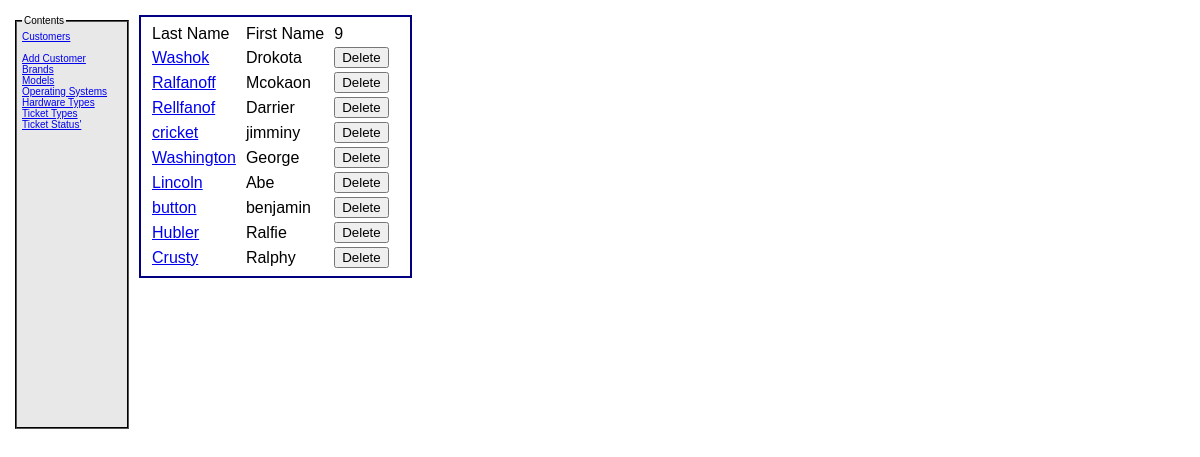
Screenshot of /model/customers/customersDisplayForm.php with the database file from the repository.
### tables this page shows
CREATE TABLE IF NOT EXISTS `information` (
`primkey` int(11) NOT NULL,
  `nameFirst` text NOT NULL,
  `nameLast` text NOT NULL,
  `phoneNumber` text NOT NULL,
  `streetAddress` text NOT NULL,
  `city` text NOT NULL,
  `state` text NOT NULL,
  `ticketNumbers` text NOT NULL
);

### model/customers/customersDisplayForm.php (the view, shortened to what this page needs)
<?php
include_once 'customerDB.php';
$sql = "SELECT `nameFirst`, `nameLast`, `primkey` FROM `information`";
$statement = $customersconn->prepare($sql);
$statement->execute();
$customers = $statement->fetchAll();
?>
<!DOCTYPE html>
<html>
    <head>
        <link rel="stylesheet" type="text/css" href="../../main.css">
    </head>
    <div>
        <fieldset id="leftColumn">
            <legend>Contents</legend>
            <a href="customersDisplayForm.php">Customers</a><br><br>
            <a href="../../index.php">Add Customer</a><br>
            <a href="../categories/brandsDisplayForm.php">Brands</a><br>
            <a href="../categories/modelDisplayForm.php">Models</a><br>
            <a href="../categories/OSDisplayForm.php">Operating Systems</a><br>
            <a href="../categories/typesDisplayForm.php">Hardware Types</a><br>
            <a href="../categories/ticketTypeDisplayForm.php">Ticket Types</a><br>
            <a href="../categories/ticketStatusDisplayForm.php">Ticket Status'</a><br>
        </fieldset>
    </div>
    <body>
        <main>
            <div>
                <table>
                <tr>
                    <td>Last Name</td>
                    <td>First Name</td>
                    <td><?php echo count($customers)?></td>
                    <td></td>
                </tr>
                <?php foreach ($customers as $customer) : ?>
                    <tr>
                        <td> <a href="customerInfo.php?primkey=<?php echo $customer['primkey']?>"><?php echo $customer['nameLast']?></a></td>
                        <td> <?php echo $customer['nameFirst']?></td>
                        <td> <form action="deleteCustomer.php" method="post" >
                            <input type="submit" name="Delete" value="Delete">
                        </form></td>
                    </tr>
                <?php endforeach; ?>
                </table>
            </div>
        </main>
    </body>
</html>

### main.css (style rules this page uses)
body { font-family: Arial, Helvetica, sans-seriff; margin: 5px; padding: 5px; }
main { width: auto; margin: 5px; padding: 5px; background: white; border: 2px solid navy; float: left; }
fieldset { width: auto; background: #E8E8E8; display: block; margin: 5px; margin-bottom: 5px; padding: 5px; border: 2px groove black; }
fieldset#leftColumn { width: 100px; height: 400px; float: left; background: #E8E8E8; display: block; margin: 5px; padding: 5px; border: 2px groove black; font-size: 10px; }
table { width: auto; }
td { padding-left: 4px; padding-right: 4px; }

### rows the page displays
information: nameLast "Washok", nameFirst "Drokota"
information: nameLast "Ralfanoff", nameFirst "Mcokaon"
information: nameLast "Rellfanof", nameFirst "Darrier"
information: nameLast "cricket", nameFirst "jimminy"
information: nameLast "Washington", nameFirst "George"
information: nameLast "Lincoln", nameFirst "Abe"
information: nameLast "button", nameFirst "benjamin"
information: nameLast "Hubler", nameFirst "Ralfie"
information: nameLast "Crusty", nameFirst "Ralphy"

### other values shown
count($customers) "9"
